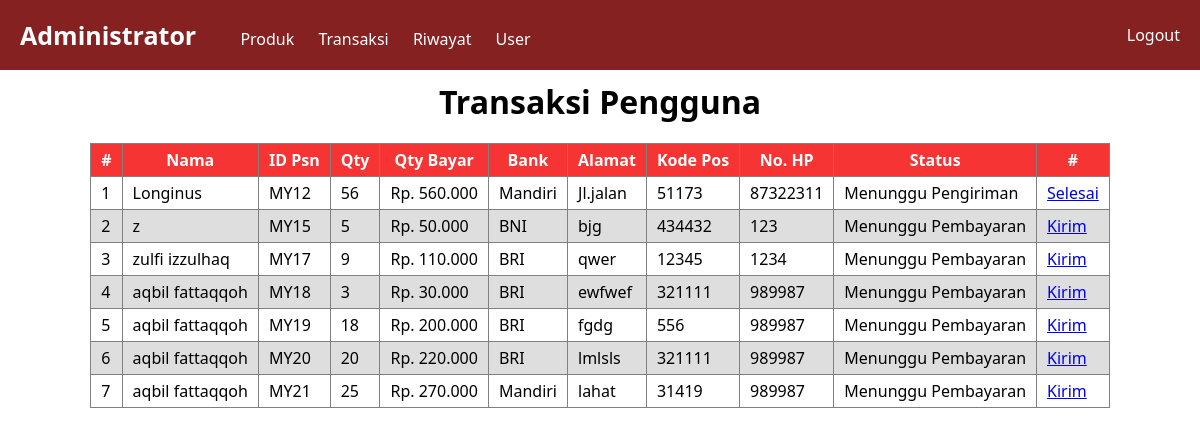
/admin/index.php?id=transaksi (signed in), run on the app's committed database.
### tables this page shows
CREATE TABLE `pembayaran` (
  `id_pembayaran` int(11) NOT NULL,
  `id_user` int(11) NOT NULL,
  `alamat` varchar(250) NOT NULL,
  `kode_pos` int(11) NOT NULL,
  `total_pesan` int(11) NOT NULL,
  `total_bayar` int(11) NOT NULL,
  `metode_bayar` varchar(50) NOT NULL,
  `status_pesan` varchar(150) NOT NULL,
  `tanggal_bayar` date NOT NULL
);

CREATE TABLE `user` (
  `id_user` int(11) NOT NULL,
  `nama_user` varchar(50) NOT NULL,
  `username` varchar(20) NOT NULL,
  `email_user` varchar(50) NOT NULL,
  `passwd_user` varchar(50) NOT NULL,
  `nohp_user` int(11) NOT NULL
);

### admin/pages/transaksi.php (the view, shortened to what this page needs)
<?php
$sql = "SELECT user.nama_user, user.nohp_user, pembayaran.* FROM user, pembayaran WHERE user.id_user=pembayaran.id_user AND pembayaran.status_pesan!='Selesai'";
$ambil = mysqli_query($konek, $sql);
 ?>
  <div class="transaksi">
    <h1>Transaksi Pengguna</h1>
    <table>
      <tr>
        <th>#</th>
        <th>Nama</th>
        <th>ID Psn</th>
        <th>Qty</th>
        <th>Qty Bayar</th>
        <th>Bank</th>
        <th>Alamat</th>
        <th>Kode Pos</th>
        <th>No. HP</th>
        <th>Status</th>
        <th>#</th>
      </tr>
      <?php
      $no = 1;
      while ($data = mysqli_fetch_array($ambil)) {
       ?>
      <tr>
        <td><?= $no; ?></td>
        <td><?= $data['nama_user']; ?></td>
        <td>MY<?= $data['id_pembayaran']; ?></td>
        <td><?= $data['total_pesan']; ?></td>
        <td>Rp. <?= number_format($data['total_bayar'], 0, ',', '.'); ?></td>
        <td><?= $data['metode_bayar']; ?></td>
        <td><?= $data['alamat']; ?></td>
        <td><?= $data['kode_pos']; ?></td>
        <td><?= $data['nohp_user']; ?></td>
        <td><?= $data['status_pesan']; ?></td>
        <td>
          <?php
          $idPmbyrn = $data['id_pembayaran'];
            if ($data['status_pesan'] == "Menunggu Pembayaran") {
              echo "<a href='pages/trankirim.php?id=$idPmbyrn'>Kirim</a>";
            }
            if ($data['status_pesan'] == "Menunggu Pengiriman") {
              echo "<a href='pages/transelesai.php?id=$idPmbyrn'>Selesai</a>";
            }
          ?>
        </td>
      </tr>
      <?php
      $no++;
      }
       ?>
    </table>
  </div>

### admin/__/css/style.css (style rules this page uses)
* { margin: 0; padding: 0; font-family: "Segoe UI"; }
html, body { width: 100%; height: 100%; }
.transaksi { width: 100%; display: flex; align-items: center; justify-content: center; flex-direction: column; }
.transaksi h1, .transaksi h4 { text-align: center; margin: 10px; }
.transaksi table { border-collapse: collapse; margin: 10px; }
.transaksi table tr:nth-child(odd) { background-color: #dedede; }
.transaksi table tr th { background-color: #f63434; color: white; }
.transaksi table tr th, .transaksi table tr td { border: 1px solid grey; padding: 5px 10px; }

### data on the page
pembayaran: id_user.nama_user "Longinus", id_pembayaran "12", total_pesan "56", total_bayar "560.000", metode_bayar "Mandiri", alamat "Jl.jalan", kode_pos "51173", id_user.nohp_user "87322311", status_pesan "Menunggu Pengiriman"
pembayaran: id_user.nama_user "z", id_pembayaran "15", total_pesan "5", total_bayar "50.000", metode_bayar "BNI", alamat "bjg", kode_pos "434432", id_user.nohp_user "123", status_pesan "Menunggu Pembayaran"
pembayaran: id_user.nama_user "zulfi izzulhaq", id_pembayaran "17", total_pesan "9", total_bayar "110.000", metode_bayar "BRI", alamat "qwer", kode_pos "12345", id_user.nohp_user "1234", status_pesan "Menunggu Pembayaran"
pembayaran: id_user.nama_user "aqbil fattaqqoh", id_pembayaran "18", total_pesan "3", total_bayar "30.000", metode_bayar "BRI", alamat "ewfwef", kode_pos "321111", id_user.nohp_user "989987", status_pesan "Menunggu Pembayaran"
pembayaran: id_user.nama_user "aqbil fattaqqoh", id_pembayaran "19", total_pesan "18", total_bayar "200.000", metode_bayar "BRI", alamat "fgdg", kode_pos "556", id_user.nohp_user "989987", status_pesan "Menunggu Pembayaran"
pembayaran: id_user.nama_user "aqbil fattaqqoh", id_pembayaran "20", total_pesan "20", total_bayar "220.000", metode_bayar "BRI", alamat "lmlsls", kode_pos "321111", id_user.nohp_user "989987", status_pesan "Menunggu Pembayaran"
pembayaran: id_user.nama_user "aqbil fattaqqoh", id_pembayaran "21", total_pesan "25", total_bayar "270.000", metode_bayar "Mandiri", alamat "lahat", kode_pos "31419", id_user.nohp_user "989987", status_pesan "Menunggu Pembayaran"
